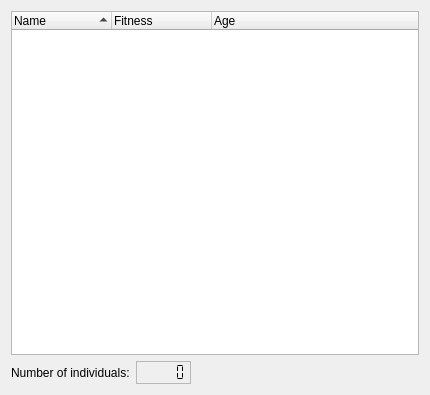
<?xml version="1.0" encoding="UTF-8"?>
<ui version="4.0" stdsetdef="1">
  <author></author>
  <comment></comment>
  <exportmacro></exportmacro>
  <class>SIG_IndividualListBase</class>
  <widget class="QWidget" name="SIG_IndividualListBase">
    <property name="geometry">
      <rect>
        <x>0</x>
        <y>0</y>
        <width>430</width>
        <height>395</height>
      </rect>
    </property>
    <property name="windowTitle">
      <string>Form1</string>
    </property>
    <layout class="QVBoxLayout">
      <property name="margin">
        <number>11</number>
      </property>
      <property name="spacing">
        <number>6</number>
      </property>
      <item>
        <widget class="QTreeWidget" name="listviewIndividuals">
          <property name="sortingEnabled">
            <bool>true</bool>
          </property>
          <property name="selectionMode">
            <enum>QAbstractItemView::ExtendedSelection</enum>
          </property>
          <property name="allColumnsShowFocus">
            <bool>true</bool>
          </property>
          <column>
            <property name="text">
              <string>Name</string>
            </property>
          </column>
          <column>
            <property name="text">
              <string>Fitness</string>
            </property>
          </column>
          <column>
            <property name="text">
              <string>Age</string>
            </property>
          </column>
        </widget>
      </item>
      <item>
        <layout class="QHBoxLayout">
          <property name="margin">
            <number>0</number>
          </property>
          <property name="spacing">
            <number>6</number>
          </property>
          <item>
            <widget class="QLabel" name="textlabelNumberOfIndividuals">
              <property name="text">
                <string>Number of individuals:</string>
              </property>
              <property name="wordWrap">
                <bool>false</bool>
              </property>
            </widget>
          </item>
          <item>
            <widget class="QLCDNumber" name="lcdnumberNumberOfIndividuals">
              <property name="frameShape">
                <enum>QFrame::StyledPanel</enum>
              </property>
              <property name="frameShadow">
                <enum>QFrame::Sunken</enum>
              </property>
              <property name="smallDecimalPoint">
                <bool>true</bool>
              </property>
              <property name="segmentStyle">
                <enum>QLCDNumber::Flat</enum>
              </property>
            </widget>
          </item>
          <item>
            <spacer name="Spacer52">
              <property name="sizeHint">
                <size>
                  <width>20</width>
                  <height>20</height>
                </size>
              </property>
              <property name="sizeType">
                <enum>QSizePolicy::Expanding</enum>
              </property>
              <property name="orientation">
                <enum>Qt::Horizontal</enum>
              </property>
            </spacer>
          </item>
        </layout>
      </item>
    </layout>
  </widget>
</ui>
